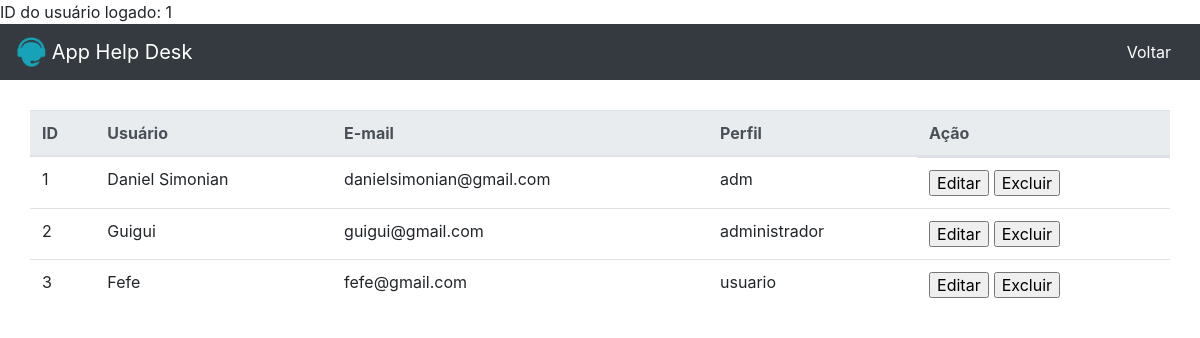
The app's page /usuarios.php (signed in) with its own data.
### tables this page shows
CREATE TABLE `tb_user` (
  `id_user` int(11) NOT NULL,
  `nome` varchar(90) NOT NULL,
  `email` varchar(30) NOT NULL,
  `senha` varchar(100) NOT NULL,
  `perfil` varchar(20) DEFAULT NULL
);

### usuarios.php (the view, shortened to what this page needs)
<?php
  require_once "validador_acesso.php";
  require "app_help_desk_seguranca/conexao.php";
  $chamados = mysqli_query($link, "SELECT * FROM TB_USER");
?>
<html lang="pt-BR">
  <head>
    <link rel="stylesheet" href="./style/style.css">
    <link rel="stylesheet" href="https://maxcdn.bootstrapcdn.com/bootstrap/4.0.0/css/bootstrap.min.css">
  </head>
  <body>
    <nav class="navbar navbar-dark bg-dark">
      <a class="navbar-brand" href="home.php">
        <img src="./img/logo.png" width="30" height="30" class="d-inline-block align-top" alt="">
        App Help Desk
      </a>
      <a href="home.php"><button class="btn btn-dark">Voltar</button></a>
    </nav>
    <main>
      <session class="container-tabela">
        <table class="table table-hover">
          <thead class="thead-light">
            <tr>
              <th>ID</th>
              <th>Usuário</th>
              <th>E-mail</th>
              <th>Perfil</th>
              <th>Ação</th>
            </tr>
          </thead>
          <tbody>
            <?php
              foreach($chamados as $chamado){ ?>
              <tr>
                  <td><?php echo $chamado['id_user'] ?></td>
                  <td><?php echo $chamado['nome'] ?></td>
                  <td><?php echo $chamado['email'] ?></td>
                  <td><?php echo $chamado['perfil'] ?></td>
                  <td class="acao">
                    <div>
                      <a href="usuarios_edit.php?id_user=<?php echo $chamado['id_user']?>"><input type="button" value="Editar"></a>
                    </div>
                    <div>
                    <a href="usuarios_excluir.php?id_user=<?php echo $chamado['id_user']?>"><input type="button" value="Excluir"></a>
                    </div>
                  </td>
              </tr>
              <?php } ?>
          </tbody>
        </table>
      </session>
    </main>
  </body>
</html>

### validador_acesso.php (shortened to what this page needs)
<?php
  if (isset($_SESSION['id_user'])) {
    echo "ID do usuário logado: " . $_SESSION['id_user'];
  } else {
    echo "Usuário não está autenticado.";
  }
?>

### style/style.css (style rules this page uses)
.container-tabela { display: flex; align-items: center; justify-content: center; margin: 30px; }
.acao { display: flex; flex-direction: row; gap: 5px; }

### records on screen
tb_user: id_user "1", nome "Daniel Simonian", email "danielsimonian@gmail.com", perfil "adm"
tb_user: id_user "2", nome "Guigui", email "guigui@gmail.com", perfil "administrador"
tb_user: id_user "3", nome "Fefe", email "fefe@gmail.com", perfil "usuario"

### other values on screen
$_SESSION['id_user'] "1"
